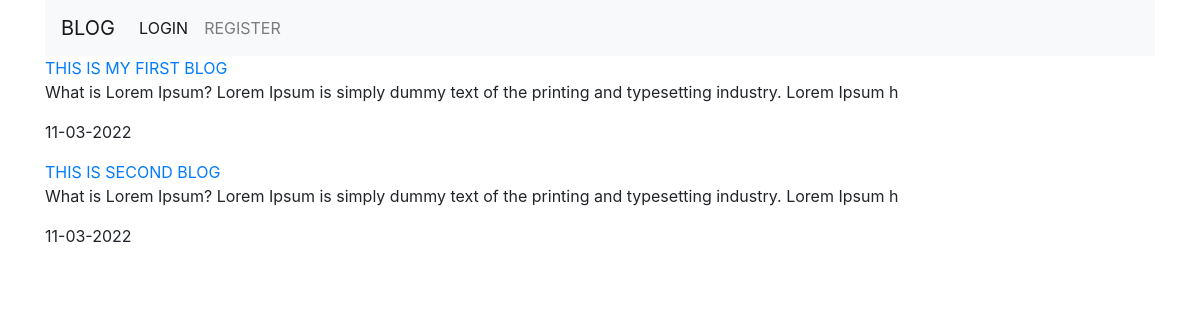
The page / on the database its author committed.
### tables this page shows
CREATE TABLE `posts` (
  `id` int(11) NOT NULL,
  `title` varchar(100) NOT NULL,
  `description` varchar(1000) NOT NULL,
  `time` datetime NOT NULL,
  `image` varchar(500) NOT NULL
);

### index.php (the view, shortened to what this page needs)
<?php
    include 'connect.php';
    $sql = "SELECT * FROM posts";
    $result = mysqli_query($conn,$sql);
?>
<!DOCTYPE html>
<html lang="en">
<head>
    <link rel="stylesheet" href="https://cdn.jsdelivr.net/npm/bootstrap@4.6.1/dist/css/bootstrap.min.css">
</head>
<body>
    <div class="container">
    <nav class="navbar navbar-expand-lg navbar-light bg-light">
  <a class="navbar-brand" href="#">BLOG</a>
  <div class="collapse navbar-collapse" id="navbarSupportedContent">
    <ul class="navbar-nav mr-auto">
      <li class="nav-item active">
        <a class="nav-link" href="login.php">LOGIN <span class="sr-only">(current)</span></a>
      </li>
      <li class="nav-item">
        <a class="nav-link" href="register.php">REGISTER</a>
      </li>
    </ul>
  </div>
</nav>
    <?php
        if(mysqli_num_rows($result)>0){
            while($data = mysqli_fetch_assoc($result)){
                echo "<div><a href='posts.php?id={$data['id']}'>{$data['title']}</a></div>";
                $description = substr($data['description'],0,110);
                echo "<div><p>{$description}</p></div>";
                $timestamp = strtotime($data['time']);
                echo "<div><p>".date('d-m-Y',$timestamp)."</p></div>";
            }
        }
     ?>
    </div>
</body>
</html>

### rows shown on the page
posts: title "THIS IS MY FIRST BLOG", description "What is Lorem Ipsum? Lorem Ipsum is simply dummy text of the printing and typesetting industry. Lorem Ipsum h", time "11-03-2022"
posts: title "THIS IS SECOND BLOG", description "What is Lorem Ipsum? Lorem Ipsum is simply dummy text of the printing and typesetting industry. Lorem Ipsum h", time "11-03-2022"
